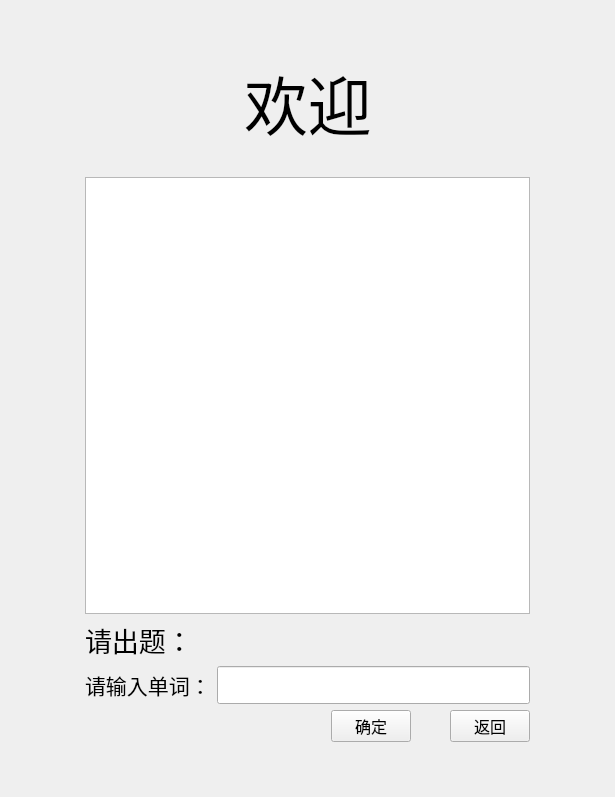
<?xml version="1.0" encoding="UTF-8"?>
<ui version="4.0">
 <class>create</class>
 <widget class="QWidget" name="create">
  <property name="geometry">
   <rect>
    <x>0</x>
    <y>0</y>
    <width>615</width>
    <height>797</height>
   </rect>
  </property>
  <property name="windowTitle">
   <string>Form</string>
  </property>
  <layout class="QVBoxLayout" name="verticalLayout" stretch="2,0,1,20,0,2">
   <item>
    <spacer name="verticalSpacer">
     <property name="orientation">
      <enum>Qt::Vertical</enum>
     </property>
     <property name="sizeHint" stdset="0">
      <size>
       <width>20</width>
       <height>39</height>
      </size>
     </property>
    </spacer>
   </item>
   <item>
    <layout class="QHBoxLayout" name="horizontalLayout">
     <item>
      <spacer name="horizontalSpacer">
       <property name="orientation">
        <enum>Qt::Horizontal</enum>
       </property>
       <property name="sizeHint" stdset="0">
        <size>
         <width>40</width>
         <height>20</height>
        </size>
       </property>
      </spacer>
     </item>
     <item>
      <widget class="QLabel" name="label">
       <property name="font">
        <font>
         <family>华文彩云</family>
         <pointsize>48</pointsize>
        </font>
       </property>
       <property name="text">
        <string>欢迎</string>
       </property>
      </widget>
     </item>
     <item>
      <spacer name="horizontalSpacer_2">
       <property name="orientation">
        <enum>Qt::Horizontal</enum>
       </property>
       <property name="sizeHint" stdset="0">
        <size>
         <width>40</width>
         <height>20</height>
        </size>
       </property>
      </spacer>
     </item>
    </layout>
   </item>
   <item>
    <spacer name="verticalSpacer_2">
     <property name="orientation">
      <enum>Qt::Vertical</enum>
     </property>
     <property name="sizeHint" stdset="0">
      <size>
       <width>20</width>
       <height>18</height>
      </size>
     </property>
    </spacer>
   </item>
   <item>
    <layout class="QHBoxLayout" name="horizontalLayout_3" stretch="1,6,1">
     <item>
      <spacer name="horizontalSpacer_8">
       <property name="orientation">
        <enum>Qt::Horizontal</enum>
       </property>
       <property name="sizeHint" stdset="0">
        <size>
         <width>40</width>
         <height>20</height>
        </size>
       </property>
      </spacer>
     </item>
     <item>
      <widget class="QTableView" name="tableView"/>
     </item>
     <item>
      <spacer name="horizontalSpacer_9">
       <property name="orientation">
        <enum>Qt::Horizontal</enum>
       </property>
       <property name="sizeHint" stdset="0">
        <size>
         <width>40</width>
         <height>20</height>
        </size>
       </property>
      </spacer>
     </item>
    </layout>
   </item>
   <item>
    <layout class="QHBoxLayout" name="horizontalLayout_2" stretch="1,6,1">
     <item>
      <spacer name="horizontalSpacer_6">
       <property name="orientation">
        <enum>Qt::Horizontal</enum>
       </property>
       <property name="sizeHint" stdset="0">
        <size>
         <width>40</width>
         <height>20</height>
        </size>
       </property>
      </spacer>
     </item>
     <item>
      <layout class="QGridLayout" name="gridLayout" columnstretch="1,4,2,1,2">
       <item row="0" column="0">
        <widget class="QLabel" name="label_2">
         <property name="font">
          <font>
           <family>方正姚体</family>
           <pointsize>20</pointsize>
          </font>
         </property>
         <property name="text">
          <string>请出题：</string>
         </property>
        </widget>
       </item>
       <item row="0" column="1" colspan="4">
        <spacer name="horizontalSpacer_5">
         <property name="orientation">
          <enum>Qt::Horizontal</enum>
         </property>
         <property name="sizeHint" stdset="0">
          <size>
           <width>448</width>
           <height>20</height>
          </size>
         </property>
        </spacer>
       </item>
       <item row="1" column="0">
        <widget class="QLabel" name="label_3">
         <property name="font">
          <font>
           <family>方正姚体</family>
           <pointsize>16</pointsize>
          </font>
         </property>
         <property name="text">
          <string>请输入单词：</string>
         </property>
        </widget>
       </item>
       <item row="1" column="1" colspan="4">
        <widget class="QLineEdit" name="input_lineEdit">
         <property name="font">
          <font>
           <family>Agency FB</family>
           <pointsize>16</pointsize>
           <weight>50</weight>
           <bold>false</bold>
          </font>
         </property>
        </widget>
       </item>
       <item row="2" column="0" colspan="2">
        <spacer name="horizontalSpacer_4">
         <property name="orientation">
          <enum>Qt::Horizontal</enum>
         </property>
         <property name="sizeHint" stdset="0">
          <size>
           <width>338</width>
           <height>20</height>
          </size>
         </property>
        </spacer>
       </item>
       <item row="2" column="2">
        <widget class="QPushButton" name="confirm_pushButton">
         <property name="font">
          <font>
           <family>方正姚体</family>
           <pointsize>12</pointsize>
          </font>
         </property>
         <property name="text">
          <string>确定</string>
         </property>
        </widget>
       </item>
       <item row="2" column="3">
        <spacer name="horizontalSpacer_3">
         <property name="orientation">
          <enum>Qt::Horizontal</enum>
         </property>
         <property name="sizeHint" stdset="0">
          <size>
           <width>40</width>
           <height>20</height>
          </size>
         </property>
        </spacer>
       </item>
       <item row="2" column="4">
        <widget class="QPushButton" name="back_pushButton">
         <property name="font">
          <font>
           <family>方正姚体</family>
           <pointsize>12</pointsize>
          </font>
         </property>
         <property name="text">
          <string>返回</string>
         </property>
        </widget>
       </item>
      </layout>
     </item>
     <item>
      <spacer name="horizontalSpacer_7">
       <property name="orientation">
        <enum>Qt::Horizontal</enum>
       </property>
       <property name="sizeHint" stdset="0">
        <size>
         <width>40</width>
         <height>20</height>
        </size>
       </property>
      </spacer>
     </item>
    </layout>
   </item>
   <item>
    <spacer name="verticalSpacer_3">
     <property name="orientation">
      <enum>Qt::Vertical</enum>
     </property>
     <property name="sizeHint" stdset="0">
      <size>
       <width>20</width>
       <height>39</height>
      </size>
     </property>
    </spacer>
   </item>
  </layout>
 </widget>
 <resources/>
 <connections/>
</ui>
